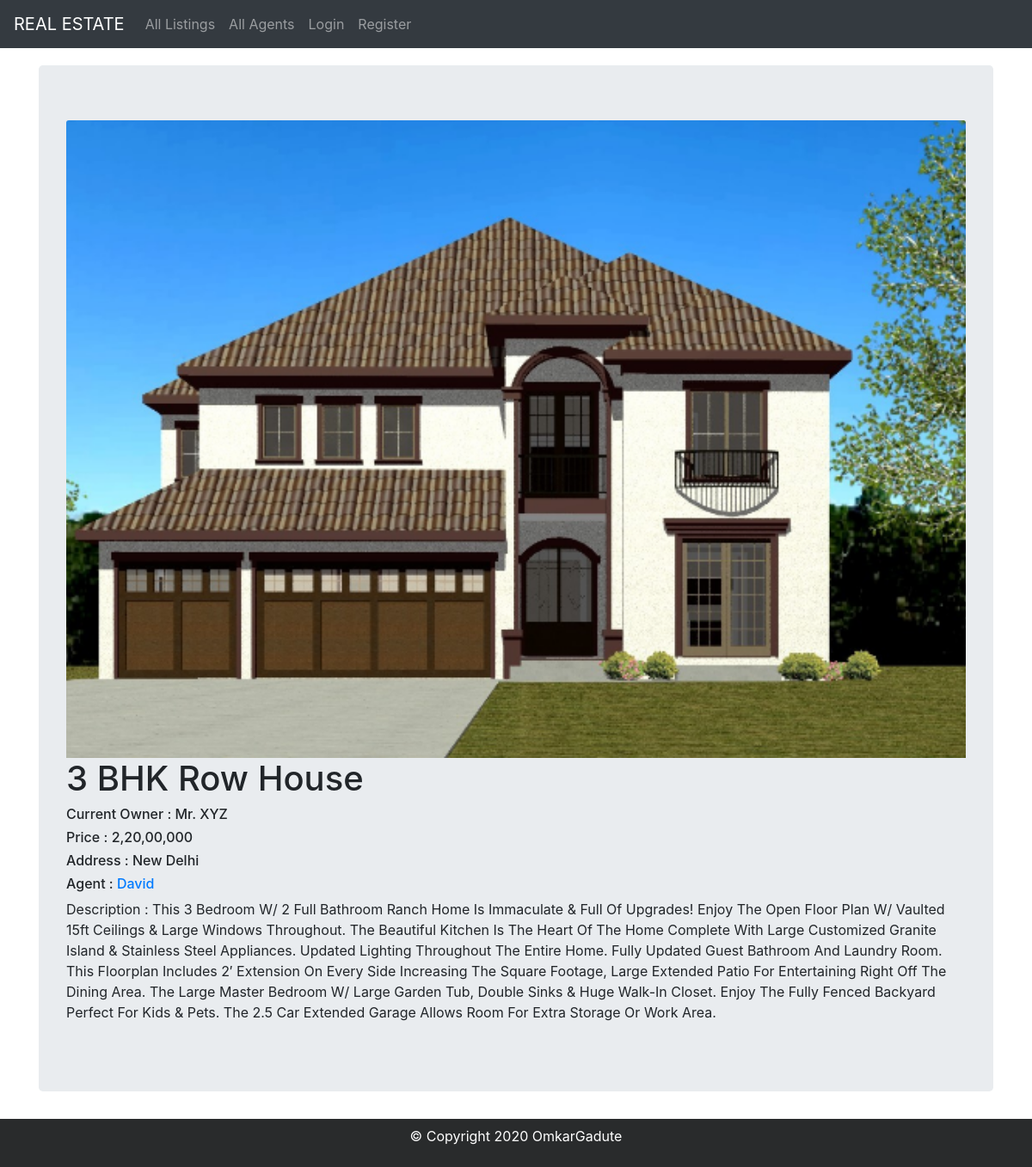
Page /listings/2/ on the committed database.
### listing/models.py (models this page shows, shortened)
class Listing(models.Model):
    image = models.ImageField(blank = True, null=True,upload_to='images/')
    name = models.CharField(max_length = 500 ,blank=True, null=True)
    agent = models.ForeignKey(User,on_delete= models.CASCADE,null=True)
    current_owner = models.CharField(max_length = 500 ,blank=True, null=True)
    price = models.CharField(max_length = 500 ,blank=True, null=True)
    address = models.TextField(max_length=2000,blank=True,null=True)
    desc = models.TextField(max_length=2000)

### listing/views.py (the view)
# urls.py: path('listings/<int:pk>/',views.ListingDetailView.as_view(),name="detail_listing"),
class ListingDetailView(DetailView):
    model = Listing
    template_name = 'listing/listing_details.html'

### listing/templates/listing/listing_details.html
{% extends 'listing/base.html'%}
{% block content %}
<div class="container" style="margin-top:20px;">
    <div class="listings jumbotron">
        <div class="listing">
            <img src="{{listing.image.url|default_if_none:'#'}}" class="card-img-top" alt="...">
            <h1>{{listing.name}}</h1>
            <h6>Current Owner : {{listing.current_owner}}</h6>
            <h6>Price : {{listing.price}}</h6>
            <h6>Address : {{listing.address}}</h6>
            <h6>Agent : <a href="{% url 'accounts:agent' listing.agent %}" style="text-decoration:none;">{{listing.agent}}</a></h6>
            <p>Description : {{listing.desc}}</p>
        </div>
    </div>
</div>
{% endblock content %}

### rows in the picture
Listing: image (picture), name "3 BHK Row House", current_owner "Mr. XYZ", price "2,20,00,000", address "New Delhi", agent "David", desc "This 3 Bedroom W/ 2 Full Bathroom Ranch Home Is Immaculate & Full Of Upgrades! Enjoy The Open Floor Plan W/ Vaulted 15ft Ceilings & Large Windows Throughout. The Beautiful Kitchen Is The Heart Of The Home Complete With Large Customized Granite Island & Stainless Steel Appliances. Updated Lighting Throughout The Entire Home. Fully Updated Guest Bathroom And Laundry Room. This Floorplan Includes 2′ Extension On Every Side Increasing The Square Footage, Large Extended Patio For Entertaining Right Off The Dining Area. The Large Master Bedroom W/ Large Garden Tub, Double Sinks & Huge Walk-In Closet. Enjoy The Fully Fenced Backyard Perfect For Kids & Pets. The 2.5 Car Extended Garage Allows Room…"
